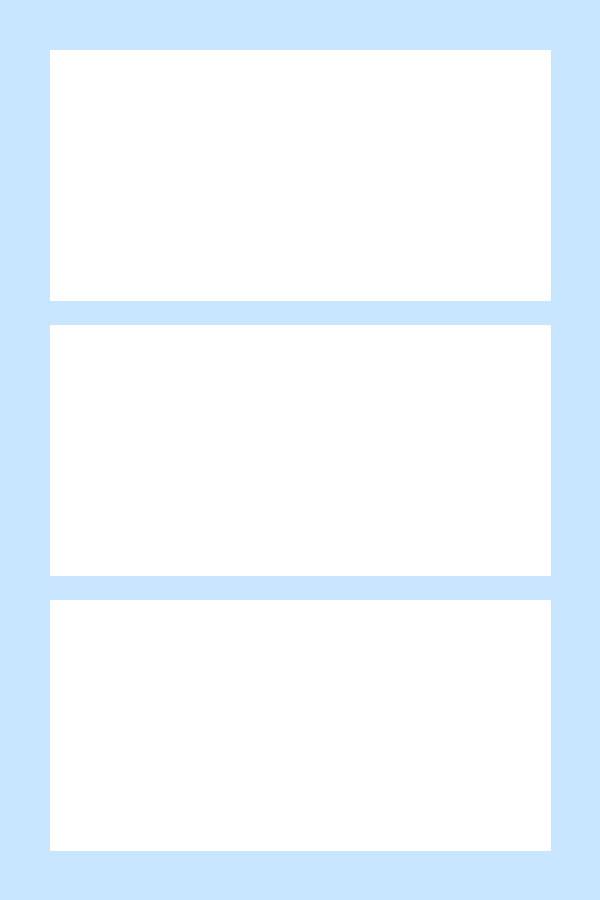
#> input picture frame_template.png, 600 x 900 px
$ python photobooth_part2.py
#> lines starting #> are read from the running program, lines starting #| are printed output that depends on the picture
import cv2
import numpy as np
from PIL import Image

def potong_tengah(img, target_w, target_h):
    h, w = img.shape[:2]
    if (w/h) > (target_w/target_h):
        nw = int(h * (target_w/target_h))
        img = img[:, (w-nw)//2 : (w+nw)//2]
    else:
        nh = int(w / (target_w/target_h))
        img = img[(h-nh)//2 : (h+nh)//2, :]
    return cv2.resize(img, (target_w, target_h))

try:
    frame_pil = Image.open("frame_template.png").convert("RGBA")
#> frame_pil is the input picture: PIL image 600x900 RGBA; mean R, G, B, A 60.3, 69.3, 76.9, 76.9
    FW, FH = frame_pil.size
#> FW = 600; FH = 900
except:
    print("frame_template.png tidak ada!")
    exit()

cap = cv2.VideoCapture(0)
cap.set(cv2.CAP_PROP_FRAME_WIDTH, 1280)
cap.set(cv2.CAP_PROP_FRAME_HEIGHT, 720)

KW, KH = 500, 250
f1, f2, f3 = None, None, None
nomor_foto = 1

cv2.namedWindow("Photobooth", cv2.WINDOW_AUTOSIZE)
cv2.moveWindow("Photobooth", 100, -10)

print("SPASI = Jepret | Q = Keluar\n")

while True:
    ret, frame = cap.read()
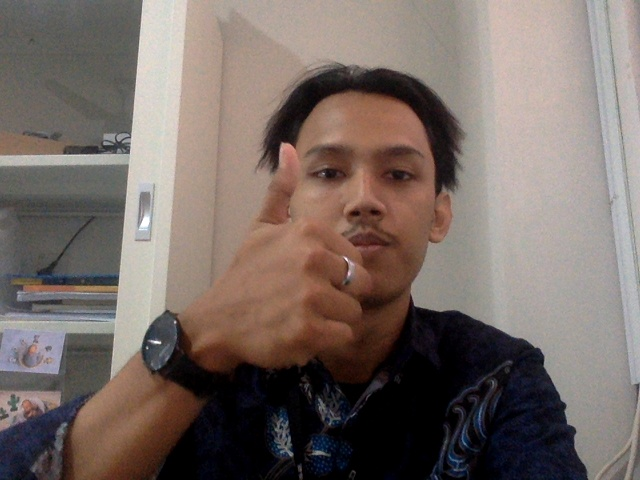
#> input picture foto_162348.jpg, 640 x 480 px, given in place of the camera
#> frame is the input picture: shape (480, 640, 3); mean B, G, R 101.4, 107, 119.6
    if not ret: break

    frame = cv2.flip(frame, 1)
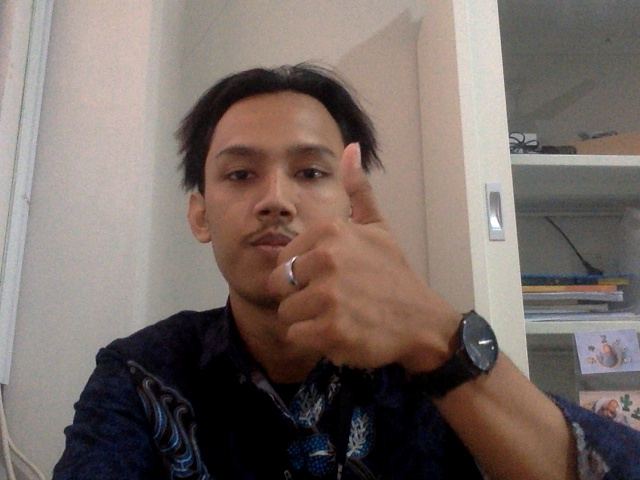
#> frame: shape (480, 640, 3); mean B, G, R 101.4, 107, 119.6
    frame = potong_tengah(frame, KW, KH)
#> in potong_tengah, `img = img[(h-nh)//2 : (h+nh)//2, :]`:
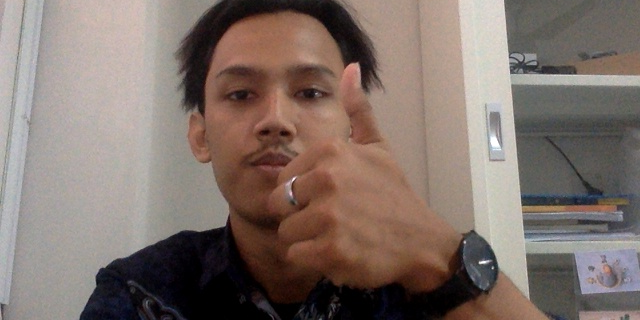
#> img: shape (320, 640, 3); mean of channels 0, 1, 2 106.5, 113.6, 128.4; drawn as B, G, R
    live = Image.fromarray(cv2.cvtColor(frame, cv2.COLOR_BGR2RGB))

    kanvas = Image.new("RGBA", (FW, FH), (0, 0, 0, 255))

    if f1 is None:
        kanvas.paste(live, (50, 50))
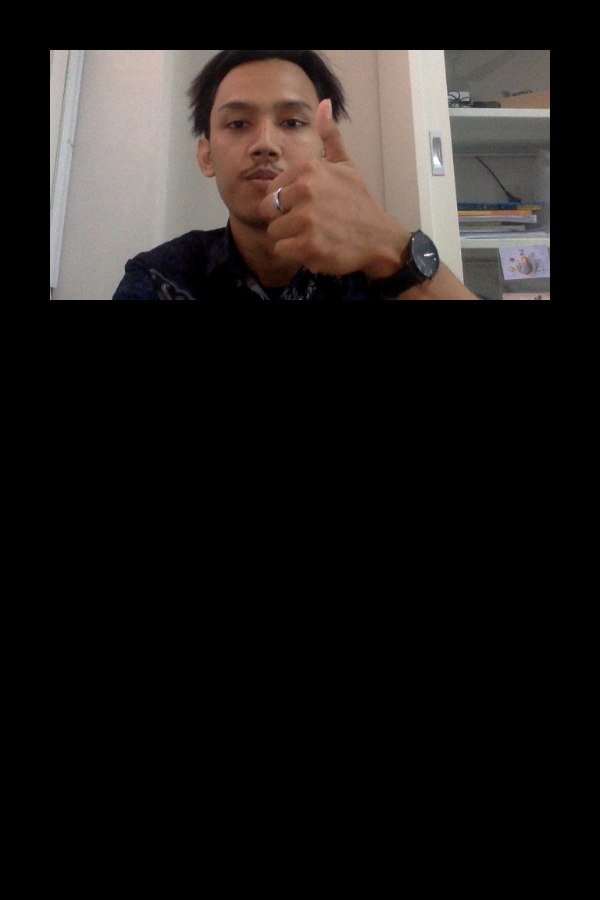
#> kanvas: PIL image 600x900 RGBA; mean R, G, B, A 29.7, 26.3, 24.6, 255
    else:
        kanvas.paste(f1, (50, 50))
        if f2 is None:
            kanvas.paste(live, (50, 325))
        else:
            kanvas.paste(f2, (50, 325))
            if f3 is None:
                kanvas.paste(live, (50, 600))
            else:
                kanvas.paste(f3, (50, 600))

    hasil = Image.alpha_composite(kanvas, frame_pil)
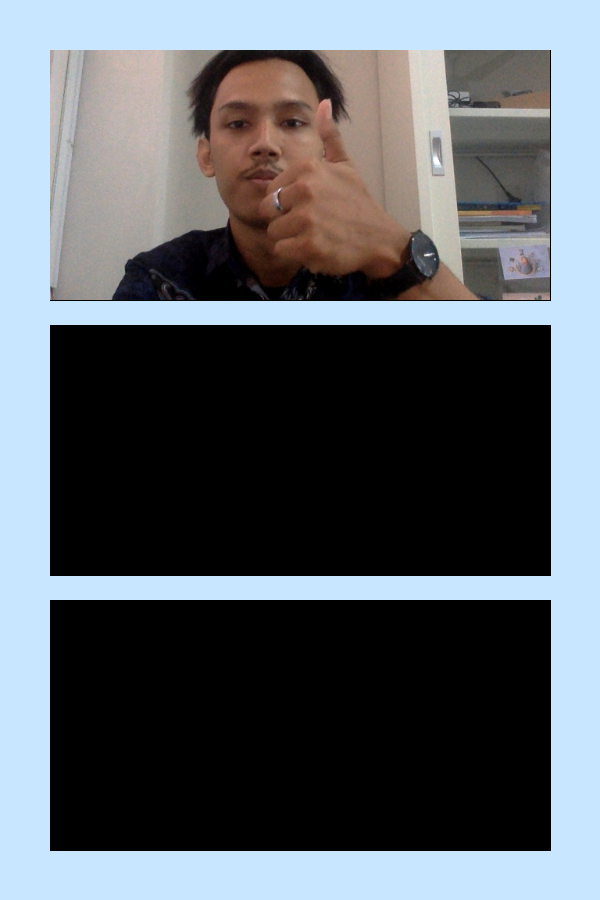
#> hasil: PIL image 600x900 RGBA; mean R, G, B, A 90, 95.6, 101.5, 255
    cv2.imshow("Photobooth", cv2.cvtColor(np.array(hasil), cv2.COLOR_RGBA2BGR))

    key = cv2.waitKey(1) & 0xFF
#> (key q is pressed here)

    if key == 32:
        if f1 and f2 and f3: continue

        for i in range(3, 0, -1):
            ret, bg = cap.read()
            bg = cv2.flip(bg, 1)
            bg = potong_tengah(bg, KW, KH)

            cv2.putText(bg, str(i), (220, 160), cv2.FONT_HERSHEY_SIMPLEX, 4, (0, 0, 255), 8)
            cd_pil = Image.fromarray(cv2.cvtColor(bg, cv2.COLOR_BGR2RGB))

            k_cd = Image.new("RGBA", (FW, FH), (0, 0, 0, 255))
            if f1 is None:
                k_cd.paste(cd_pil, (50, 50))
            elif f2 is None:
                k_cd.paste(cd_pil, (50, 325))
            else:
                k_cd.paste(cd_pil, (50, 600))

            if f1: k_cd.paste(f1, (50, 50))
            if f2: k_cd.paste(f2, (50, 325))

            hasil_cd = Image.alpha_composite(k_cd, frame_pil)
            cv2.imshow("Photobooth", cv2.cvtColor(np.array(hasil_cd), cv2.COLOR_RGBA2BGR))
            cv2.waitKey(1000)

        ret, jepret = cap.read()
        jepret = cv2.flip(jepret, 1)
        jepret = potong_tengah(jepret, KW, KH)
        baru = Image.fromarray(cv2.cvtColor(jepret, cv2.COLOR_BGR2RGB))

        if f1 is None:
            f1 = baru
        elif f2 is None:
            f2 = baru
        elif f3 is None:
            f3 = baru

            k_final = Image.new("RGBA", (FW, FH), (0, 0, 0, 255))
            k_final.paste(f1, (50, 50))
            k_final.paste(f2, (50, 325))
            k_final.paste(f3, (50, 600))
            akhir = Image.alpha_composite(k_final, frame_pil)

            nama_file = f"hasil_photobooth{nomor_foto}.jpg"
            akhir.convert("RGB").save(nama_file)
            print(f"Tersimpan: {nama_file}")

            cv2.imshow("Hasil", cv2.cvtColor(np.array(akhir), cv2.COLOR_RGBA2BGR))
            cv2.moveWindow("Hasil", 650, 0)

            nomor_foto += 1
            f1, f2, f3 = None, None, None

    elif key == ord('q'):
        break

cap.release()
cv2.destroyAllWindows()
